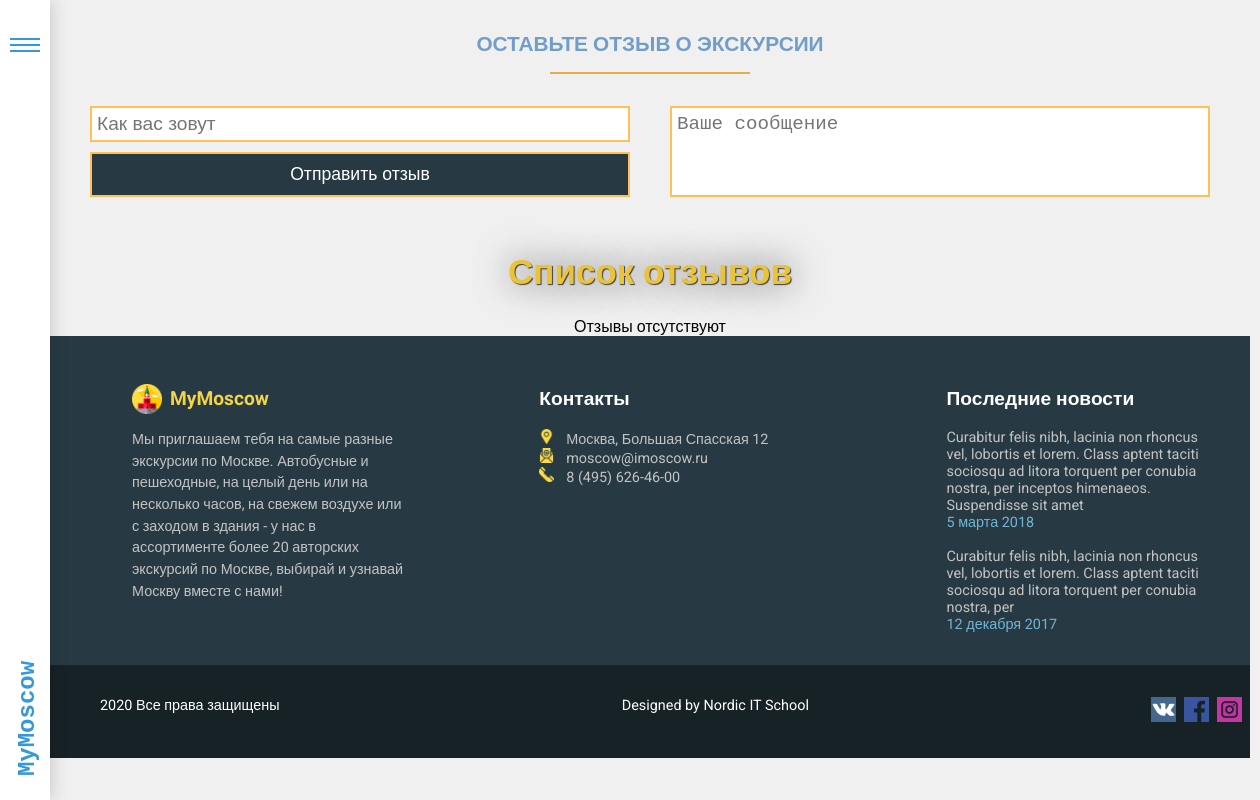
The app's page /reviews.php, older data.
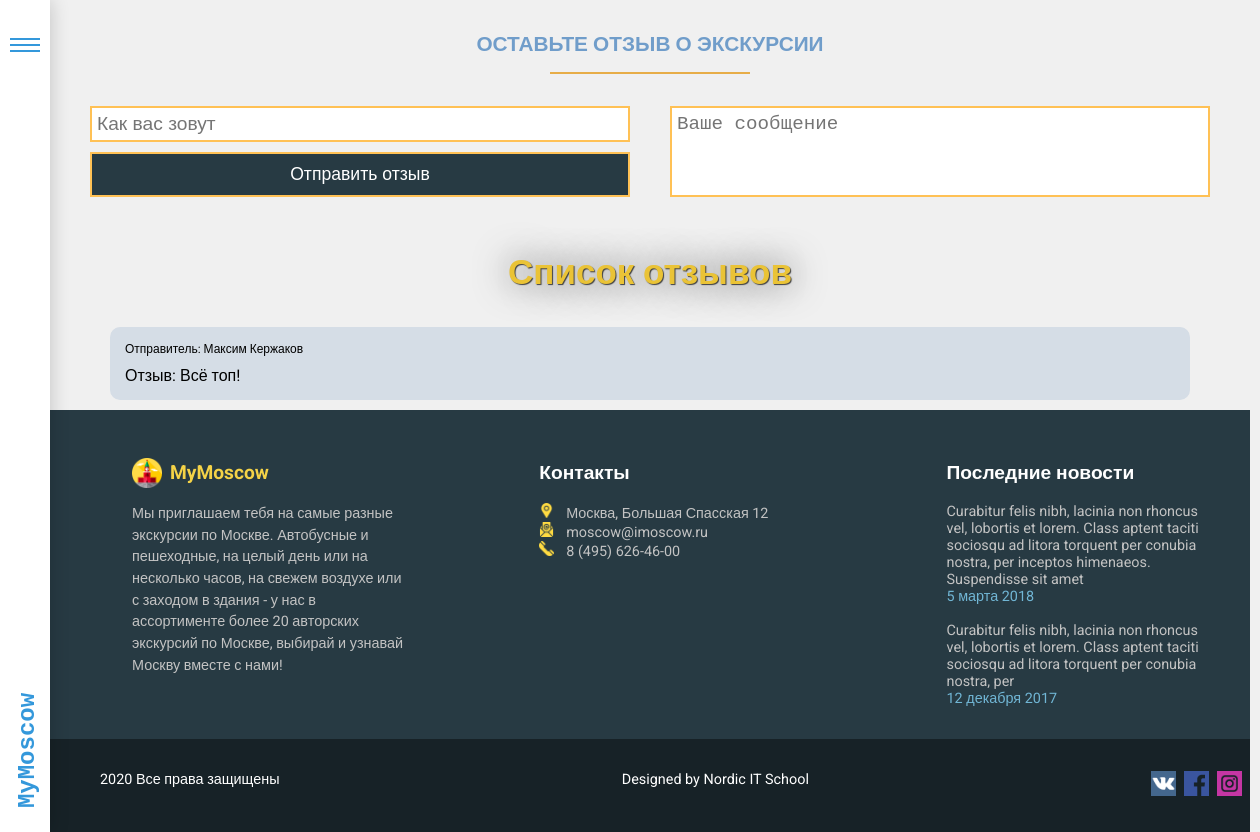
The same page, newer data.
### tables this page shows
CREATE TABLE `reviews` (
  `id` int(11) NOT NULL,
  `name` varchar(50) DEFAULT NULL,
  `message` text NOT NULL
);

### reviews.php (the view, shortened to what this page needs)
<?php
    $link = mysqli_connect(
        'localhost',
        'root',
        '',
        'web0812'
    );
    mysqli_set_charset($link , "utf8");
?>
<?php
    include('parts/header.php');
?>
<section class='form'>
    <form method="post" action="">
        <h3>Оставьте отзыв о экскурсии</h3>
        <div class='row'>
            <div>
                <input type="text" name="name" placeholder="Как вас зовут" required/>
                <button type="submit">Отправить отзыв</button>
            </div>
            <div>
                <textarea name="message" placeholder="Ваше сообщение" required></textarea>
            </div>
        </div>
    </form>
</section>
<h1>Список отзывов</h1>
<?php
    if($link !== false){
        $query = "select name, message from reviews order by id desc";
        $res = mysqli_query($link, $query);
        if (!mysqli_num_rows($res)){
            echo 'Отзывы отсутствуют';
        }
        while ($item = mysqli_fetch_assoc($res)){
            echo '<div class="reviews">
                <span>Отправитель: ' . htmlspecialchars($item['name']) . '</span>
                Отзыв: ' . nl2br(htmlspecialchars($item['message']), false) . '
            </div>';
        }
    }
?>
<?php
    include('parts/footer.php');
?>

### parts/header.php (shortened to what this page needs)
<!DOCTYPE html>
<html lang="en">
    <head>
        <link rel="stylesheet" href="style.css">
    </head>
    <body>
        <nav>
            <div class="nav-wrap">
            <label for="hamburger" class="hamburger">
                <span></span>
            </label>
            <div class="brand">
                <a href="//localhost/landing/index.php">
                MyMoscow
                </a>
            </div>
            </div>
        </nav>

### parts/footer.php
    <footer>
        <section>
            <div class="wrapper">
                <article>
                    <div class="logo">
                        <img src="icons/spasskaya-tower.png" alt="логотип">
                        <h3>MyMoscow</h3>
                    </div>
                    <div class="invitation">Мы приглашаем тебя на самые разные экскурсии по Москве.
                        Автобусные и пешеходные, на целый день или на несколько часов,
                        на свежем воздухе или с заходом в здания - у нас в ассортименте более
                        20 авторских экскурсий по Москве, выбирай и узнавай Москву вместе с нами!</div>
                </article>
                <article>
                    <h3>Контакты</h3>
                    <span>
                        <img src="icons/placeholder.png" />
                        <address>Москва, Большая Спасская 12</address>
                    </span>
                    <span>
                        <img src="icons/mail.png" />
                        <a href="mailto:moscow@imoscow.ru">moscow@imoscow.ru</a>
                    </span>
                    <span>
                        <img src="icons/telephone.png" />
                        <a href="tel:84956264600">8 (495) 626-46-00</a>
                    </span>
                </article>
                <article>
                    <h3>Последние новости</h3>
                    <div class="lastnews">
                        <div>Curabitur felis nibh, lacinia non rhoncus vel, lobortis et lorem.
                            Class aptent taciti sociosqu ad litora torquent per conubia nostra,
                            per inceptos himenaeos. Suspendisse sit amet<br><span>5 марта 2018</span></div><br>
                        <div>Curabitur felis nibh, lacinia non rhoncus vel, lobortis et lorem.
                            Class aptent taciti sociosqu ad litora torquent per conubia nostra, per <br><span>12 декабря
                                2017</span></div>
                    </div>
                </article>
            </div>
        </section>
        <div class="lastwrap">
            <div>
                <span>2020 Все права защищены</span>
                <span>Designed by Nordic IT School</span>
                <div class="social">
                    <a href="#vk">
                        <img src="social/vk.png" alt=""></a>
                    <a href="#facebook">
                        <img src="social/facebook.png" alt=""></a>
                    <a href="#instagram">
                        <img src="social/instagram.png" alt=""></a>
                </div>
            </div>
        </div>
    </footer>
</body>
</html>

### style.css (style rules this page uses)
*, *:before, *:after { box-sizing: border-box; outline: none; }
body { position: relative; display: flex; flex-direction: column; align-items: center; width: 100%; height: 100vh; padding: 0; margin: 0; font-family: 'Roboto', sans-serif; }
nav { position: fixed; top: 0; left: 0; width: 3.125rem; height: 100%; z-index: 999; }
nav .nav-wrap { position: relative; width: 100%; height: 100%; margin: 0; padding: 1.25rem 0.625rem; background-color: white; box-shadow: 0 0 1.25rem rgba(0, 0, 0, 0.2); }
nav .nav-wrap .hamburger { position: relative; display: flex; align-items: center; justify-content: center; width: 100%; height: 3.125rem; cursor: pointer; }
nav .nav-wrap .hamburger span { position: relative; display: block; width: 100%; height: 0.125rem; background-color: #3498db; }
nav .nav-wrap .hamburger span:before, nav .nav-wrap .hamburger span:after { position: absolute; content: ''; width: 100%; height: 0.125rem; background-color: #3498db; }
nav .nav-wrap .hamburger span:before { transform: translateY(-0.375rem); animation: burger1 250ms linear; }
nav .nav-wrap .hamburger span:after { transform: translateY(0.375rem); animation: burger2 250ms linear; }
nav .brand { position: absolute; bottom: 4.25rem; left: -1.875rem; transform: rotate(-90deg); color: #3498db; font-family: 'Courier New', monospace; font-weight: bold; }
nav .brand a { text-decoration: none; color: #3498db; font-size: 1.5rem; }
footer { width: 100%; }
footer > section { background-color: #273a43; padding: 2rem; }
footer > section > div.wrapper { max-width: 1200px; margin: 0 auto; display: flex; justify-content: space-between; margin-left: 50px; }
footer > section > div.wrapper > article { width: 25%; display: flex; flex-direction: column; }
footer > section > div.wrapper > article > div.logo { display: flex; }
footer > section > div.wrapper > article > div.logo > img { width: 30px; height: 30px; margin: auto 0; }
footer > section > div.wrapper > article > div.logo > h3 { color: #f5d347; font-size: 1.2rem; margin-left: .5rem; }
footer > section > div.wrapper > article > div.invitation { color: #c3c3c3; line-height: 1.5; font-size: .9rem; }
footer > section > div.wrapper > article > h3 { color: white; font-size: 1.2rem; }
footer > section > div.wrapper > article > span > img { width: 15px; height: auto; }
footer > section > div.wrapper > article > span > address { display: inline; font-style: normal; color: #c3c3c3; font-size: .9rem; margin-left: .5rem; }
footer > section > div.wrapper > article > span > a { text-decoration: none; color: #c3c3c3; font-size: .9rem; margin-left: .5rem; }
footer > section > div.wrapper > article > div.lastnews { color: #c3c3c3; font-size: .9rem; }
footer > section > div.wrapper > article > div.lastnews > div > span { color: #71b6d5; }
footer > div.lastwrap { background-color: #172227; padding: 2rem 0; }
footer > div.lastwrap > div { max-width: 1200px; margin: 0 auto; color: white; display: flex; justify-content: space-between; font-size: .9rem; margin-left: 50px; }
footer > div.lastwrap > div > div.social { display: flex; }
footer > div.lastwrap > div > div.social > a > img { width: 25px; height: 25px; margin-right: .5rem; }

Row changes from the older to the newer data that the page shows:
added reviews: name "Максим Кержаков", message "Всё топ!"
Text that changed along with them:
text no longer shown: "Отзывы отсутствуют"
